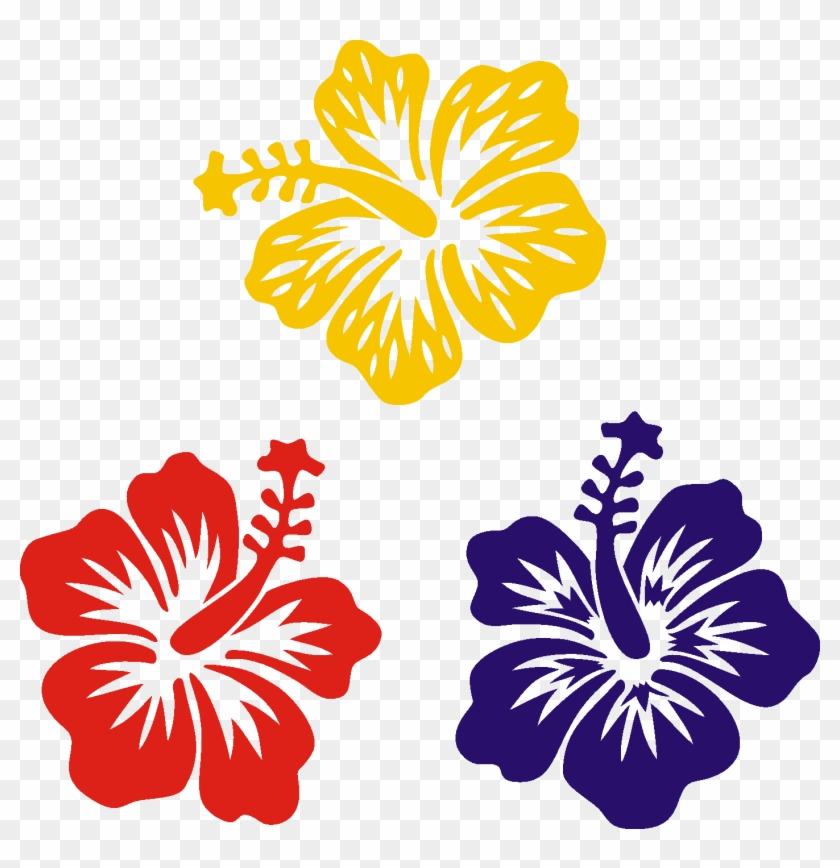
#> input picture bgimg.png, 840 x 868 px
$ python smooth.py
#> lines starting #> are read from the running program, lines starting #| are printed output that depends on the picture
import cv2
import numpy as np
from matplotlib import pyplot as plt

img = cv2.imread('bgimg.png')
#> img is the input picture: shape (868, 840, 3); mean B, G, R 192.7, 201.2, 224.1
img = cv2.cvtColor(img, cv2.COLOR_BGR2RGB)

kernel = np.ones((5, 5), np.float32)/25
dst = cv2.filter2D(img, -1, kernel)
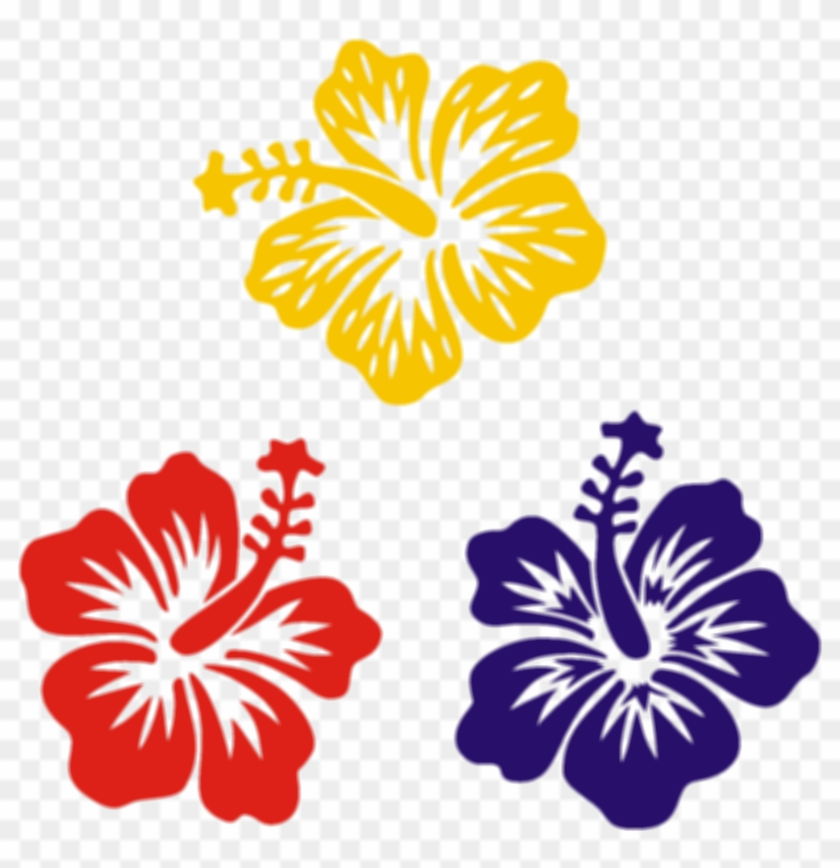
#> dst: shape (868, 840, 3); mean R, G, B 224.1, 201.1, 192.7
blur = cv2.blur(img, (5, 5))
gblur = cv2.GaussianBlur(img, (5, 5), 0)


titles = ['image', '2D Convolution', 'blur', 'GaussianBlur']
images = [img, dst, blur, gblur]

for i in range(4):
    plt.subplot(2, 2, i+1), plt.imshow(images[i], 'gray')
    plt.title(titles[i])
    plt.xticks([]),plt.yticks([])

plt.show()
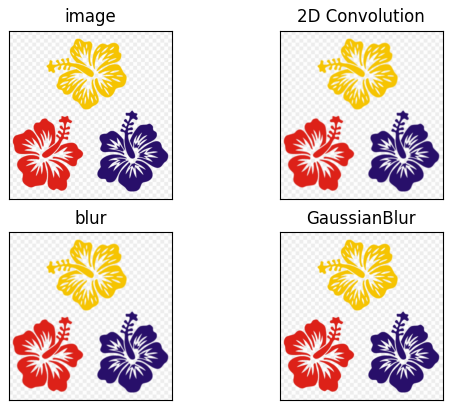
#> figure drawn by matplotlib, 4 panels

$ run again, with gradient.png copied over bgimg.png
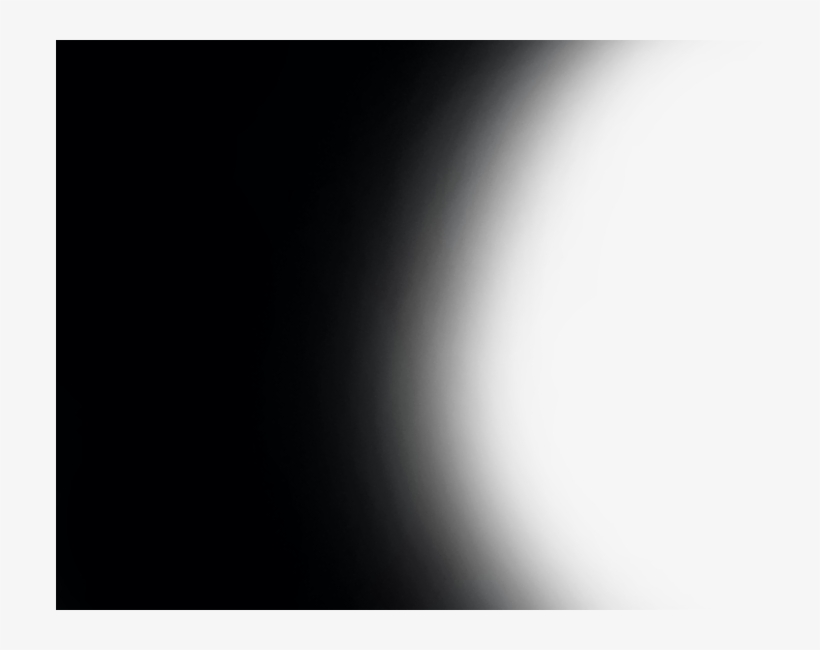
#> input picture gradient.png, 820 x 650 px
#> img is the input picture: shape (650, 820, 3); mean B, G, R 138.9, 138.1, 137.9
#> `plt.show()`:
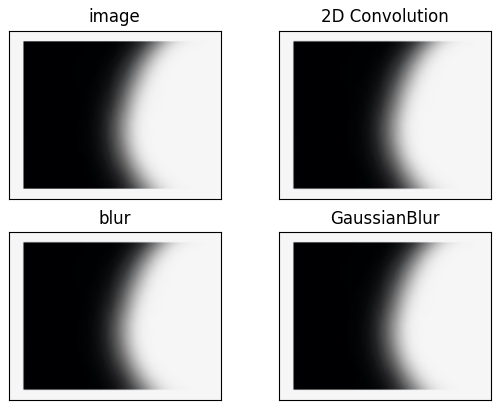
#> figure drawn by matplotlib, 4 panels

$ run again, with morpological.png copied over bgimg.png
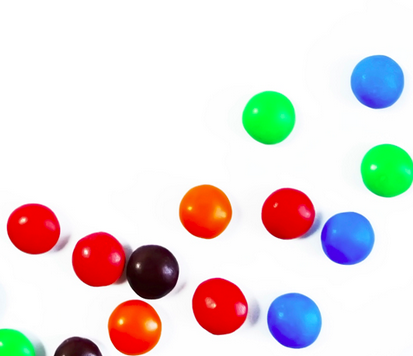
#> input picture morpological.png, 413 x 356 px
#> img is the input picture: shape (356, 413, 3); mean B, G, R 219.1, 220.4, 228.9
#> `dst = cv2.filter2D(img, -1, kernel)`:
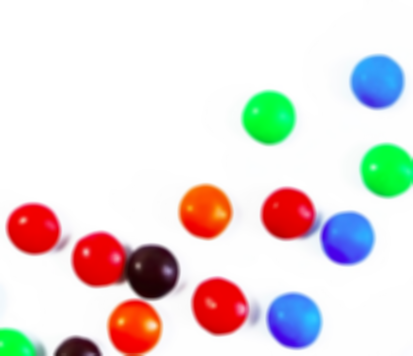
#> dst: shape (356, 413, 3); mean R, G, B 228.9, 220.4, 219.1
#> `plt.show()`:
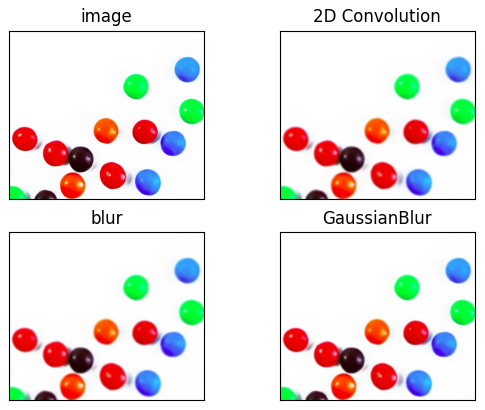
#> figure drawn by matplotlib, 4 panels
